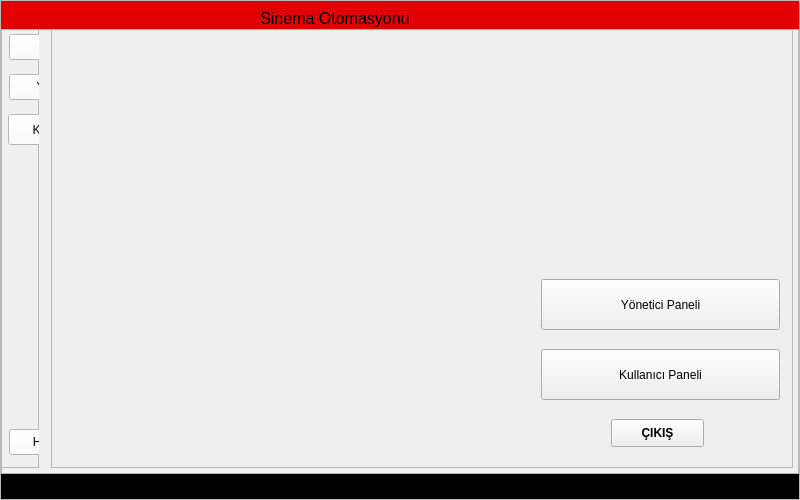
<?xml version="1.0" encoding="UTF-8"?>
<ui version="4.0">
 <class>AnaSayfaa</class>
 <widget class="QMainWindow" name="AnaSayfaa">
  <property name="geometry">
   <rect>
    <x>0</x>
    <y>0</y>
    <width>800</width>
    <height>500</height>
   </rect>
  </property>
  <property name="windowTitle">
   <string>Ana Sayfa</string>
  </property>
  <property name="windowIcon">
   <iconset>
    <normaloff>icon2.png</normaloff>icon2.png</iconset>
  </property>
  <property name="styleSheet">
   <string notr="true">#centralwidget{border-image: url(:/arkaplan/arkaplan2.jpg);}
</string>
  </property>
  <widget class="QWidget" name="centralwidget">
   <layout class="QHBoxLayout" name="horizontalLayout">
    <property name="spacing">
     <number>0</number>
    </property>
    <property name="leftMargin">
     <number>0</number>
    </property>
    <property name="topMargin">
     <number>0</number>
    </property>
    <property name="rightMargin">
     <number>0</number>
    </property>
    <property name="bottomMargin">
     <number>0</number>
    </property>
    <item>
     <widget class="QFrame" name="background">
      <property name="minimumSize">
       <size>
        <width>700</width>
        <height>500</height>
       </size>
      </property>
      <property name="frameShape">
       <enum>QFrame::StyledPanel</enum>
      </property>
      <property name="frameShadow">
       <enum>QFrame::Raised</enum>
      </property>
      <layout class="QVBoxLayout" name="verticalLayout">
       <property name="spacing">
        <number>0</number>
       </property>
       <property name="leftMargin">
        <number>0</number>
       </property>
       <property name="topMargin">
        <number>0</number>
       </property>
       <property name="rightMargin">
        <number>0</number>
       </property>
       <property name="bottomMargin">
        <number>0</number>
       </property>
       <item alignment="Qt::AlignTop">
        <widget class="QFrame" name="header_2">
         <property name="minimumSize">
          <size>
           <width>0</width>
           <height>28</height>
          </size>
         </property>
         <property name="styleSheet">
          <string notr="true">*{background:white;
background-color: rgb(227, 0, 3);
border:none;
}
QPushButton{background:transparent;
border:none;
}
QPushButton:hover{background:white;
border:none;
}</string>
         </property>
         <property name="frameShape">
          <enum>QFrame::StyledPanel</enum>
         </property>
         <property name="frameShadow">
          <enum>QFrame::Raised</enum>
         </property>
         <layout class="QHBoxLayout" name="horizontalLayout_2">
          <property name="spacing">
           <number>0</number>
          </property>
          <property name="leftMargin">
           <number>0</number>
          </property>
          <property name="topMargin">
           <number>8</number>
          </property>
          <property name="rightMargin">
           <number>0</number>
          </property>
          <property name="bottomMargin">
           <number>0</number>
          </property>
          <item alignment="Qt::AlignLeft|Qt::AlignTop">
           <widget class="QFrame" name="frame_3">
            <property name="frameShape">
             <enum>QFrame::StyledPanel</enum>
            </property>
            <property name="frameShadow">
             <enum>QFrame::Raised</enum>
            </property>
            <layout class="QHBoxLayout" name="horizontalLayout_3">
             <property name="spacing">
              <number>0</number>
             </property>
             <property name="leftMargin">
              <number>0</number>
             </property>
             <property name="topMargin">
              <number>0</number>
             </property>
             <property name="rightMargin">
              <number>0</number>
             </property>
             <property name="bottomMargin">
              <number>0</number>
             </property>
             <item>
              <widget class="QPushButton" name="pushButton">
               <property name="text">
                <string/>
               </property>
               <property name="icon">
                <iconset>
                 <normaloff>../../../../../Downloads/film.svg</normaloff>../../../../../Downloads/film.svg</iconset>
               </property>
              </widget>
             </item>
             <item>
              <widget class="QPushButton" name="pushButton_2">
               <property name="text">
                <string/>
               </property>
               <property name="icon">
                <iconset>
                 <normaloff>../../../../../Downloads/thumbs-up.svg</normaloff>../../../../../Downloads/thumbs-up.svg</iconset>
               </property>
              </widget>
             </item>
            </layout>
           </widget>
          </item>
          <item alignment="Qt::AlignTop">
           <widget class="QFrame" name="frame_2">
            <property name="sizePolicy">
             <sizepolicy hsizetype="Expanding" vsizetype="Preferred">
              <horstretch>0</horstretch>
              <verstretch>0</verstretch>
             </sizepolicy>
            </property>
            <property name="font">
             <font>
              <family>Viner Hand ITC</family>
              <pointsize>12</pointsize>
              <weight>50</weight>
              <italic>false</italic>
              <bold>false</bold>
              <underline>false</underline>
              <strikeout>false</strikeout>
             </font>
            </property>
            <property name="frameShape">
             <enum>QFrame::StyledPanel</enum>
            </property>
            <property name="frameShadow">
             <enum>QFrame::Raised</enum>
            </property>
            <layout class="QHBoxLayout" name="horizontalLayout_4">
             <property name="spacing">
              <number>0</number>
             </property>
             <property name="leftMargin">
              <number>0</number>
             </property>
             <property name="topMargin">
              <number>0</number>
             </property>
             <property name="rightMargin">
              <number>0</number>
             </property>
             <property name="bottomMargin">
              <number>0</number>
             </property>
             <item>
              <widget class="QLabel" name="label">
               <property name="font">
                <font>
                 <family>Tahoma</family>
                 <pointsize>12</pointsize>
                </font>
               </property>
               <property name="text">
                <string>                                            Sinema Otomasyonu</string>
               </property>
              </widget>
             </item>
            </layout>
           </widget>
          </item>
          <item alignment="Qt::AlignRight|Qt::AlignTop">
           <widget class="QFrame" name="frame">
            <property name="frameShape">
             <enum>QFrame::StyledPanel</enum>
            </property>
            <property name="frameShadow">
             <enum>QFrame::Raised</enum>
            </property>
            <layout class="QHBoxLayout" name="horizontalLayout_5">
             <property name="spacing">
              <number>0</number>
             </property>
             <property name="leftMargin">
              <number>0</number>
             </property>
             <property name="topMargin">
              <number>0</number>
             </property>
             <property name="rightMargin">
              <number>0</number>
             </property>
             <property name="bottomMargin">
              <number>0</number>
             </property>
             <item>
              <widget class="QPushButton" name="pushButton_4">
               <property name="text">
                <string/>
               </property>
               <property name="icon">
                <iconset>
                 <normaloff>../../../../../Downloads/alert-circle.svg</normaloff>../../../../../Downloads/alert-circle.svg</iconset>
               </property>
              </widget>
             </item>
            </layout>
           </widget>
          </item>
         </layout>
        </widget>
       </item>
       <item>
        <widget class="QFrame" name="body">
         <property name="sizePolicy">
          <sizepolicy hsizetype="Preferred" vsizetype="Expanding">
           <horstretch>0</horstretch>
           <verstretch>0</verstretch>
          </sizepolicy>
         </property>
         <property name="frameShape">
          <enum>QFrame::StyledPanel</enum>
         </property>
         <property name="frameShadow">
          <enum>QFrame::Raised</enum>
         </property>
         <widget class="QFrame" name="frame_4">
          <property name="geometry">
           <rect>
            <x>0</x>
            <y>0</y>
            <width>38</width>
            <height>439</height>
           </rect>
          </property>
          <property name="sizePolicy">
           <sizepolicy hsizetype="Preferred" vsizetype="Expanding">
            <horstretch>0</horstretch>
            <verstretch>0</verstretch>
           </sizepolicy>
          </property>
          <property name="minimumSize">
           <size>
            <width>38</width>
            <height>439</height>
           </size>
          </property>
          <property name="maximumSize">
           <size>
            <width>95</width>
            <height>439</height>
           </size>
          </property>
          <property name="styleSheet">
           <string notr="true">QToolButton:hover{background:rgb(217, 0, 3);
border:none;
}
QToolButton{
background-color: rgb(255, 255, 255);
}

</string>
          </property>
          <property name="frameShape">
           <enum>QFrame::StyledPanel</enum>
          </property>
          <property name="frameShadow">
           <enum>QFrame::Raised</enum>
          </property>
          <widget class="QToolButton" name="toolButton">
           <property name="geometry">
            <rect>
             <x>8</x>
             <y>5</y>
             <width>95</width>
             <height>26</height>
            </rect>
           </property>
           <property name="text">
            <string>  Menu</string>
           </property>
           <property name="icon">
            <iconset>
             <normaloff>../../../../../Downloads/menu (1).svg</normaloff>../../../../../Downloads/menu (1).svg</iconset>
           </property>
           <property name="iconSize">
            <size>
             <width>30</width>
             <height>30</height>
            </size>
           </property>
           <property name="toolButtonStyle">
            <enum>Qt::ToolButtonTextBesideIcon</enum>
           </property>
          </widget>
          <widget class="QToolButton" name="toolButton_2">
           <property name="geometry">
            <rect>
             <x>8</x>
             <y>45</y>
             <width>95</width>
             <height>26</height>
            </rect>
           </property>
           <property name="text">
            <string> Yönetici</string>
           </property>
           <property name="icon">
            <iconset>
             <normaloff>../../../../../Downloads/user-plus.svg</normaloff>../../../../../Downloads/user-plus.svg</iconset>
           </property>
           <property name="iconSize">
            <size>
             <width>30</width>
             <height>30</height>
            </size>
           </property>
           <property name="toolButtonStyle">
            <enum>Qt::ToolButtonTextBesideIcon</enum>
           </property>
          </widget>
          <widget class="QToolButton" name="toolButton_3">
           <property name="geometry">
            <rect>
             <x>8</x>
             <y>400</y>
             <width>95</width>
             <height>26</height>
            </rect>
           </property>
           <property name="text">
            <string> Hakkında</string>
           </property>
           <property name="icon">
            <iconset>
             <normaloff>../../../../../Downloads/alert-circle.svg</normaloff>../../../../../Downloads/alert-circle.svg</iconset>
           </property>
           <property name="iconSize">
            <size>
             <width>30</width>
             <height>30</height>
            </size>
           </property>
           <property name="toolButtonStyle">
            <enum>Qt::ToolButtonTextBesideIcon</enum>
           </property>
          </widget>
          <widget class="QToolButton" name="toolButton_4">
           <property name="geometry">
            <rect>
             <x>7</x>
             <y>85</y>
             <width>95</width>
             <height>31</height>
            </rect>
           </property>
           <property name="minimumSize">
            <size>
             <width>15</width>
             <height>20</height>
            </size>
           </property>
           <property name="text">
            <string>Kullanıcı</string>
           </property>
           <property name="icon">
            <iconset>
             <normaloff>../../../../../Downloads/user.svg</normaloff>../../../../../Downloads/user.svg</iconset>
           </property>
           <property name="iconSize">
            <size>
             <width>30</width>
             <height>35</height>
            </size>
           </property>
           <property name="toolButtonStyle">
            <enum>Qt::ToolButtonTextBesideIcon</enum>
           </property>
          </widget>
         </widget>
         <widget class="QFrame" name="frame_5">
          <property name="geometry">
           <rect>
            <x>50</x>
            <y>0</y>
            <width>742</width>
            <height>439</height>
           </rect>
          </property>
          <property name="styleSheet">
           <string notr="true">QPushButton:hover{background:rgb(217, 0, 3);
border:none;
}</string>
          </property>
          <property name="frameShape">
           <enum>QFrame::StyledPanel</enum>
          </property>
          <property name="frameShadow">
           <enum>QFrame::Raised</enum>
          </property>
          <widget class="QPushButton" name="pushButton_5">
           <property name="geometry">
            <rect>
             <x>560</x>
             <y>390</y>
             <width>93</width>
             <height>28</height>
            </rect>
           </property>
           <property name="font">
            <font>
             <weight>75</weight>
             <bold>true</bold>
            </font>
           </property>
           <property name="text">
            <string>ÇIKIŞ</string>
           </property>
          </widget>
          <widget class="QPushButton" name="pushButton_3">
           <property name="geometry">
            <rect>
             <x>490</x>
             <y>250</y>
             <width>239</width>
             <height>51</height>
            </rect>
           </property>
           <property name="text">
            <string>Yönetici Paneli</string>
           </property>
           <property name="icon">
            <iconset resource="../../../../Resimler/Ekran Görüntüleri/anasayfa.qrc">
             <normaloff>:/anasayfa1/icon2.png</normaloff>:/anasayfa1/icon2.png</iconset>
           </property>
          </widget>
          <widget class="QPushButton" name="pushButton_6">
           <property name="geometry">
            <rect>
             <x>490</x>
             <y>320</y>
             <width>239</width>
             <height>51</height>
            </rect>
           </property>
           <property name="sizePolicy">
            <sizepolicy hsizetype="Minimum" vsizetype="Fixed">
             <horstretch>0</horstretch>
             <verstretch>0</verstretch>
            </sizepolicy>
           </property>
           <property name="minimumSize">
            <size>
             <width>0</width>
             <height>0</height>
            </size>
           </property>
           <property name="text">
            <string>Kullanıcı Paneli</string>
           </property>
           <property name="icon">
            <iconset resource="../../../../Resimler/Ekran Görüntüleri/anasayfa.qrc">
             <normaloff>:/anasayfa1/icon2.png</normaloff>:/anasayfa1/icon2.png</iconset>
           </property>
           <property name="iconSize">
            <size>
             <width>20</width>
             <height>20</height>
            </size>
           </property>
          </widget>
         </widget>
         <zorder>frame_5</zorder>
         <zorder>frame_4</zorder>
        </widget>
       </item>
       <item>
        <widget class="QFrame" name="footer">
         <property name="minimumSize">
          <size>
           <width>0</width>
           <height>25</height>
          </size>
         </property>
         <property name="maximumSize">
          <size>
           <width>16777215</width>
           <height>25</height>
          </size>
         </property>
         <property name="styleSheet">
          <string notr="true">background-color: rgb(0, 0, 0);</string>
         </property>
         <property name="frameShape">
          <enum>QFrame::StyledPanel</enum>
         </property>
         <property name="frameShadow">
          <enum>QFrame::Raised</enum>
         </property>
        </widget>
       </item>
      </layout>
     </widget>
    </item>
   </layout>
  </widget>
 </widget>
 <resources>
  <include location="anasayfa.qrc"/>
  <include location="../../../../Resimler/Ekran Görüntüleri/anasayfa.qrc"/>
 </resources>
 <connections/>
</ui>
